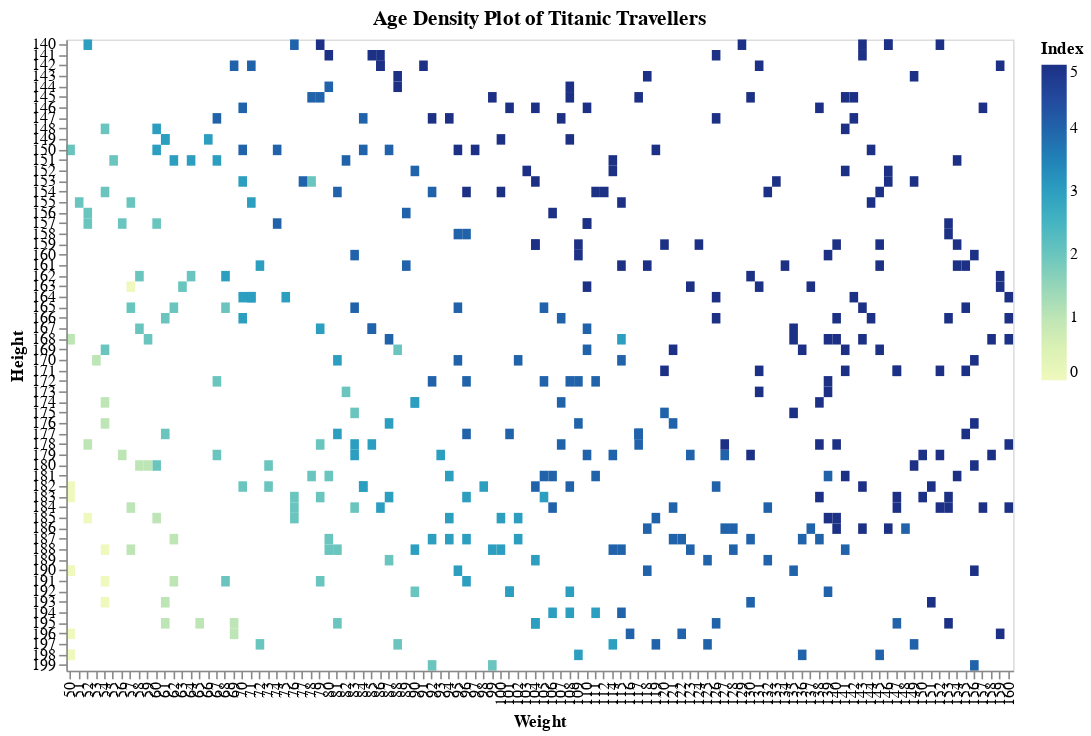

Write notebook code for a chart like this one.
### Code cell
# EDA (3) - Index by Weight and Height
# Generate the heatmap
chart = alt.Chart(train_dataset).mark_rect().encode(
        x = alt.X('Weight:O'),
        y = alt.Y('Height:O'),
        color = 'Index:Q'
    ).properties(title='Age Density Plot of Titanic Travellers', width=600, height=400
    )

# Render the chart
chart.display()

### Figure 1 — Vega-Lite specification as saved in the notebook (floating-point values rounded to 4 significant figures; data arrays with more than 128 entries replaced by an {"elided": "..."} marker saying what was removed)
{"config": {"view": {"continuousWidth": 300, "continuousHeight": 300}}, "data": {"name": "data-75fe28555c83754ff822a6bd12e76de2"}, "mark": {"type": "rect"}, "encoding": {"color": {"field": "Index", "type": "quantitative"}, "x": {"field": "Weight", "type": "ordinal"}, "y": {"field": "Height", "type": "ordinal"}}, "height": 400, "title": "Age Density Plot of Titanic Travellers", "width": 600, "$schema": "https://vega.github.io/schema/vega-lite/v5.15.1.json", "datasets": {"data-75fe28555c83754ff822a6bd12e76de2": {"elided": "400 records"}}}
